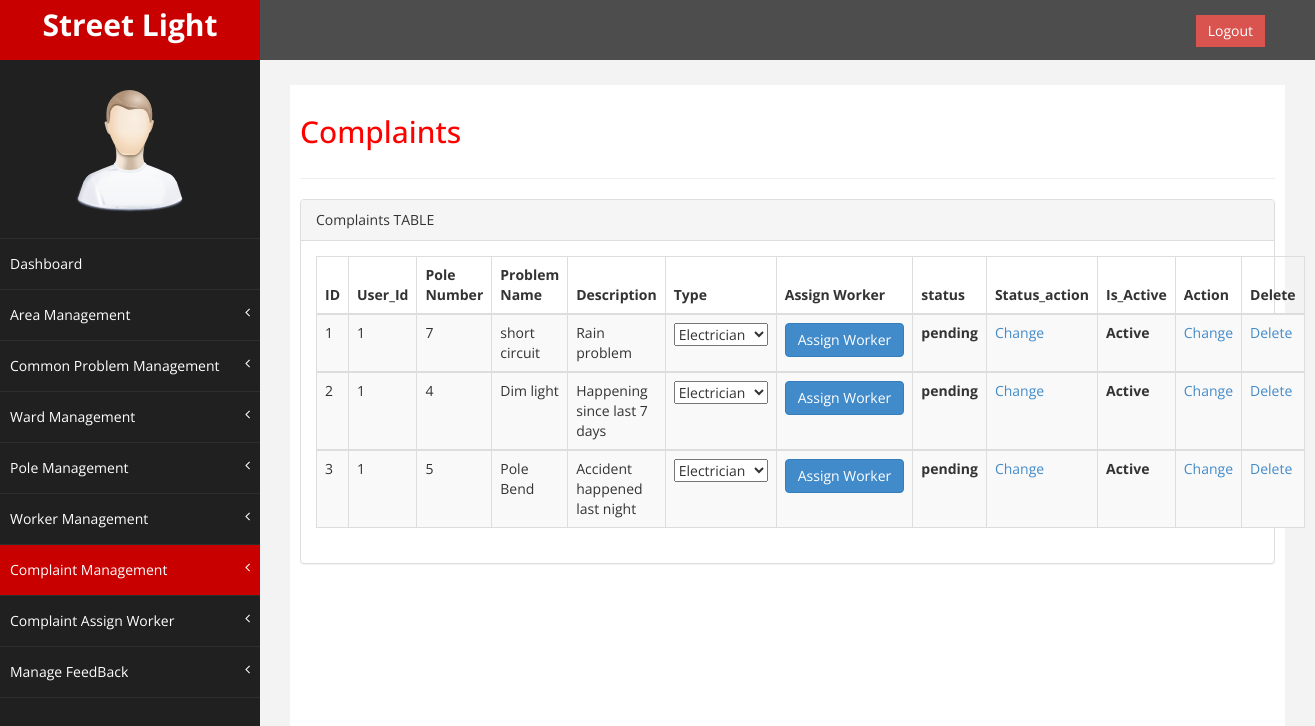
The page /admin/usercomplaint.php on the database its author committed.
### tables this page shows
CREATE TABLE IF NOT EXISTS `complaint_table` (
  `complaint_id` int(5) NOT NULL AUTO_INCREMENT,
  `user_id` int(11) NOT NULL,
  `pole_number` int(11) NOT NULL,
  `com_prob_name` varchar(50) NOT NULL,
  `description` varchar(255) NOT NULL,
  `status` int(11) NOT NULL,
  `is_active` int(11) NOT NULL,
  PRIMARY KEY (`complaint_id`),
  KEY `user_id` (`user_id`)
);

### admin/usercomplaint.php (the view, shortened to what this page needs)
<?php
require "common/header.php";
require 'dbconnect.php';
$qry = "SELECT complaint_id,user_id, pole_number,com_prob_name,description,status, is_active FROM complaint_table WHERE is_active!=2";
$rs = mysqli_query($conn,$qry);
?>
    <div id="wrapper">
        <nav class="navbar navbar-default navbar-cls-top " role="navigation" style="margin-bottom: 0">
            <div class="navbar-header">
                <a class="navbar-brand" href="dashboard.php">Street Light</a>
            </div>
            <div style="color: white;padding: 15px 50px 5px 50px;float: right;font-size: 16px;">
                <a href="logout.php" class="btn btn-danger square-btn-adjust">Logout</a>
            </div>
        </nav>
            <?php
                require "common/navigation.php";
            ?>
        <div id="page-wrapper" >
            <div id="page-inner">
                <div class="row">
                    <div class="col-md-12">
                     <h2>Complaints</h2>
                    </div>
                </div>
                  <hr />
                  <div class="row">
                <div class="col-md-12">
                    <div class="panel panel-default">
                        <div class="panel-heading">
                             Complaints TABLE
                        </div>
                        <div class="panel-body">
                            <div class="table-responsive">
                                <table class="table table-striped table-bordered table-hover" id="">
                                    <thead>
                                        <tr>
                                            <th>ID</th>
                                            <th>User_Id</th>
                                            <th>Pole Number</th>
                                            <th>Problem Name</th>
                                            <th>Description</th>
                                            <th>Type</th>
                                            <th>Assign Worker</th>
                                            <th>status</th>
                                            <th>Status_action</th>
                                            <th>Is_Active</th>
                                            <th>Action</th>
                                            <th>Delete</th>
                                        </tr>
                                 </thead>
                            <?php
                            if(mysqli_num_rows($rs) > 0)
                                {
                                    while($row = mysqli_fetch_assoc($rs))
                                    {
                            ?>
                                <tbody>
                                    <tr class="odd gradeX">
                                    <td><?php echo $row['complaint_id']; ?></td>
                                    <td><?php echo $row['user_id']; ?></td>
                                    <td><?php echo $row['pole_number']; ?></td>
                                    <td><?php echo $row['com_prob_name'];?></td>
                                    <td><?php echo $row['description']; ?></td>
                                <form action="usercomplaintassign.php">
                                    <td>
                                        <select name="type">
                                            <option value="Electrician">Electrician</option>
                                        </select>
                                    </td>
                                    <td>
                                        <?php
                                    $is_active = $row['is_active'];
                                    if($is_active=='0')
                                    {
                                        echo '<input type="submit" name="submit" value="Assign Worker" class="btn btn-primary" disabled />';
                                    }
                                    else
                                    {
                                        echo '<input type="submit" name="submit" value="Assign Worker" class="btn btn-primary">';
                                    }
                                    ?>
                                    </td>
                                </form>
                                <td><b><?php if($row['status']==25){ echo "pending";}elseif($row['status']==50){
                                  echo "on View";}elseif($row['status']==75){
                                  echo "on process";} else { echo "Completed";} ?></b></td>
                                <td><a href="actionstatus.php?id=<?php echo $row['complaint_id']; ?>&
                                      status=<?php echo $row['status']; ?>">Change</a></td>
                                    <th><?php if($row['is_active']==1){echo "Active";}else{echo "Blocked";} ?></th>
                                    <td><a href="actionusercomplaint.php?complaint_id=<?php echo $row['complaint_id']; ?>&status=<?php echo $row['is_active']; ?>">Change</a></td>
                                    <td><a href="deleteusercomplaint.php?complaint_id=<?php echo $row['complaint_id']; ?>">Delete</a></td>
                                    </tr>
                            <?php   }
                                }
                                else
                                {
                                echo "0 Rows Returned!";
                                }
                            ?>
                                </tbody>
                                </table>
                            </div>
                        </div>
                    </div>
                </div>
            </div>
        </div>
    </div>
    <?php require "common/footer.php"; ?>

### admin/css/custom.css (style rules this page uses)
body { font-family: 'Open Sans', sans-serif; }
#wrapper { width: 100%; background:#202020; }
#page-wrapper { padding: 15px 15px; min-height: 600px; background:#F3F3F3; }
#page-inner { width:100%; margin:10px 20px 10px 0px; background-color:#fff!important; padding:10px; min-height:1200px; }
h2 { color: #f00; }
.square-btn-adjust { border: 0px solid transparent; -webkit-border-radius: 0px; -moz-border-radius: 0px; border-radius: 0px; }
.navbar-cls-top .navbar-brand { color: #fff; background: #C90000; width: 260px; text-align: center; height: 60px; font-size: 30px; font-weight: 700; }
.navbar-cls-top { background:#4D4D4D; border-bottom:none; }
.navbar-default { border:0px solid black; }
.navbar-header { background: #A70303; }
@media (min-width:768px) { #page-wrapper { margin: 0 0 0 260px; padding: 15px 30px; min-height: 1200px; } }
@media (min-width:768px) { .navbar { border-radius: 0px; } }

### rows shown on the page
complaint_table: complaint_id "1", user "1", pole_number "7", com_prob_name "short circuit", description "Rain problem", status "pending", is_active "Active"
complaint_table: complaint_id "2", user "1", pole_number "4", com_prob_name "Dim light", description "Happening since last 7 days", status "pending", is_active "Active"
complaint_table: complaint_id "3", user "1", pole_number "5", com_prob_name "Pole Bend", description "Accident happened last night", status "pending", is_active "Active"
